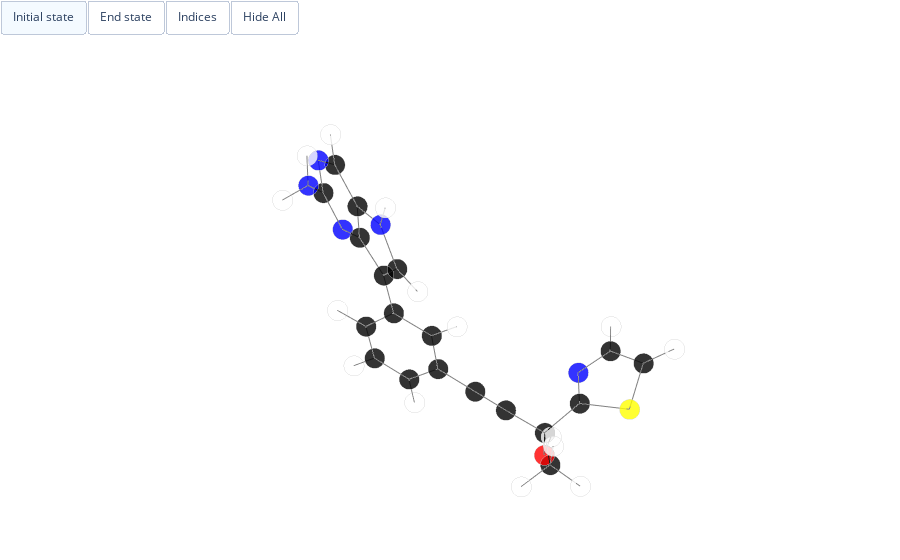

Source (notebook cell):
### Code cell
init_notebook_mode(connected=True)
mg = MolGraph()
mg.read_grofile('/root/repo/prepare/4G3E_2/SYSTEM/Protein/inter0~mol411/morph.gro')
f = to_plotly_figure(mg)
iplot(f)

### Figure 1 — Plotly figure (JSON) as saved in the notebook; plotly's stock layout.template omitted (floating-point values rounded to 4 significant figures; data arrays with more than 128 entries replaced by an {"elided": "..."} marker saying what was removed)
{"data": [{"hoverinfo": "none", "marker": {"color": ["black", "black", "red", "black", "black", "black", "black", "black", "black", "black", "black", "black", "blue", "black", "black", "blue", "black", "blue", "blue", "black", "black", "black", "blue", "black", "black", "yellow", "white", "white", "white", "white", "white", "white", "white", "white", "white", "white", "white", "white", "white", "white", "white"], "line": {"color": "lightgray", "width": 2}, "opacity": 0.8, "size": 7, "symbol": "circle"}, "mode": "markers", "text": ["C", "C", "O", "C", "C", "C", "C", "C", "C", "C", "C", "C", "N", "C", "C", "N", "C", "N", "N", "C", "C", "C", "N", "C", "C", "S", "H", "H", "H", "H", "H", "H", "H", "H", "H", "H", "H", "H", "H", "H", "H"], "type": "scatter3d", "uid": "62b8b2e0-6220-4064-a474-80a0cb69979b", "x": [21.64, 20.59, 20.34, 21.15, 21.61, 22.15, 22.58, 23.1, 23.21, 22.79, 22.92, 23.19, 23.26, 23.04, 23.01, 22.77, 22.59, 22.33, 22.59, 22.84, 22.25, 19.29, 18.33, 17.24, 17.28, 18.85, 21.78, 22.6, 21.31, 19.45, 22.5, 23.44, 23.63, 23.35, 23.45, 23.16, 21.93, 23.15, 21.92, 16.37, 16.49], "y": [25.04, 23.96, 23.84, 22.73, 21.77, 20.59, 19.57, 18.42, 18.29, 19.3, 19.13, 20.17, 19.66, 18.31, 17.35, 16.08, 15.8, 14.48, 16.66, 17.95, 20.46, 24.31, 23.49, 23.96, 25.26, 25.87, 25.18, 24.73, 25.99, 23.42, 19.68, 17.6, 17.36, 21.23, 20.21, 17.56, 14.01, 14.06, 21.28, 23.33, 25.84], "z": [16.41, 16.17, 14.77, 16.72, 17.22, 17.8, 16.94, 17.5, 18.88, 19.76, 21.2, 22.07, 23.35, 23.32, 24.31, 23.95, 22.65, 22.34, 21.64, 22, 19.2, 16.83, 17.03, 17.62, 17.92, 17.38, 17.49, 15.96, 15.96, 14.64, 15.85, 16.84, 19.27, 21.9, 24.18, 25.36, 23.15, 21.93, 19.85, 17.84, 18.41]}, {"hoverinfo": "none", "marker": {"color": "grey", "opacity": 1, "size": 7}, "mode": "lines", "type": "scatter3d", "uid": "3d09358a-acfd-4088-b9d2-3b68b2333c90", "x": {"elided": "264 float values"}, "y": {"elided": "264 float values"}, "z": {"elided": "264 float values"}}, {"hoverinfo": "none", "marker": {"color": "darkorange", "opacity": 0.2, "size": 3}, "mode": "lines", "type": "scatter3d", "uid": "76300862-01e3-4acf-aa52-a32ec63a2c58", "x": [], "y": [], "z": []}], "layout": {"autosize": false, "hovermode": "closest", "margin": {"b": 0, "l": 0, "r": 0, "t": 0}, "scene": {"xaxis": {"showbackground": false, "showgrid": false, "showspikes": false, "showticklabels": false, "title": {"font": {"color": "white"}}, "zeroline": false}, "yaxis": {"showbackground": false, "showgrid": false, "showspikes": false, "showticklabels": false, "title": {"font": {"color": "white"}}, "zeroline": false}, "zaxis": {"showbackground": false, "showgrid": false, "showspikes": false, "showticklabels": false, "title": {"font": {"color": "white"}}, "zeroline": false}}, "showlegend": false, "updatemenus": [{"buttons": [{"args": [{"scene.annotations": [{"showarrow": false, "text": "C", "x": 21.64, "y": 25.04, "yshift": 15, "z": 16.41}, {"showarrow": false, "text": "C", "x": 20.59, "y": 23.96, "yshift": 15, "z": 16.17}, {"showarrow": false, "text": "O", "x": 20.34, "y": 23.84, "yshift": 15, "z": 14.77}, {"showarrow": false, "text": "C", "x": 21.15, "y": 22.73, "yshift": 15, "z": 16.72}, {"showarrow": false, "text": "C", "x": 21.61, "y": 21.77, "yshift": 15, "z": 17.22}, {"showarrow": false, "text": "C", "x": 22.15, "y": 20.59, "yshift": 15, "z": 17.8}, {"showarrow": false, "text": "C", "x": 22.58, "y": 19.57, "yshift": 15, "z": 16.94}, {"showarrow": false, "text": "C", "x": 23.1, "y": 18.42, "yshift": 15, "z": 17.5}, {"showarrow": false, "text": "C", "x": 23.21, "y": 18.29, "yshift": 15, "z": 18.88}, {"showarrow": false, "text": "C", "x": 22.79, "y": 19.3, "yshift": 15, "z": 19.76}, {"showarrow": false, "text": "C", "x": 22.92, "y": 19.13, "yshift": 15, "z": 21.2}, {"showarrow": false, "text": "C", "x": 23.19, "y": 20.17, "yshift": 15, "z": 22.07}, {"showarrow": false, "text": "N", "x": 23.26, "y": 19.66, "yshift": 15, "z": 23.35}, {"showarrow": false, "text": "C", "x": 23.04, "y": 18.31, "yshift": 15, "z": 23.32}, {"showarrow": false, "text": "C", "x": 23.01, "y": 17.35, "yshift": 15, "z": 24.31}, {"showarrow": false, "text": "N", "x": 22.77, "y": 16.08, "yshift": 15, "z": 23.95}, {"showarrow": false, "text": "C", "x": 22.59, "y": 15.8, "yshift": 15, "z": 22.65}, {"showarrow": false, "text": "N", "x": 22.33, "y": 14.48, "yshift": 15, "z": 22.34}, {"showarrow": false, "text": "N", "x": 22.59, "y": 16.66, "yshift": 15, "z": 21.64}, {"showarrow": false, "text": "C", "x": 22.84, "y": 17.95, "yshift": 15, "z": 22}, {"showarrow": false, "text": "C", "x": 22.25, "y": 20.46, "yshift": 15, "z": 19.2}, {"showarrow": false, "text": "C", "x": 19.29, "y": 24.31, "yshift": 15, "z": 16.83}, {"showarrow": false, "text": "N", "x": 18.33, "y": 23.49, "yshift": 15, "z": 17.03}, {"showarrow": false, "text": "C", "x": 17.24, "y": 23.96, "yshift": 15, "z": 17.62}, {"showarrow": false, "text": "C", "x": 17.28, "y": 25.26, "yshift": 15, "z": 17.92}, {"showarrow": false, "text": "S", "x": 18.85, "y": 25.87, "yshift": 15, "z": 17.38}, {"showarrow": false, "text": "H", "x": 21.78, "y": 25.18, "yshift": 15, "z": 17.49}, {"showarrow": false, "text": "H", "x": 22.6, "y": 24.73, "yshift": 15, "z": 15.96}, {"showarrow": false, "text": "H", "x": 21.31, "y": 25.99, "yshift": 15, "z": 15.96}, {"showarrow": false, "text": "H", "x": 19.45, "y": 23.42, "yshift": 15, "z": 14.64}, {"showarrow": false, "text": "H", "x": 22.5, "y": 19.68, "yshift": 15, "z": 15.85}, {"showarrow": false, "text": "H", "x": 23.44, "y": 17.6, "yshift": 15, "z": 16.84}, {"showarrow": false, "text": "H", "x": 23.63, "y": 17.36, "yshift": 15, "z": 19.27}, {"showarrow": false, "text": "H", "x": 23.35, "y": 21.23, "yshift": 15, "z": 21.9}, {"showarrow": false, "text": "H", "x": 23.45, "y": 20.21, "yshift": 15, "z": 24.18}, {"showarrow": false, "text": "H", "x": 23.16, "y": 17.56, "yshift": 15, "z": 25.36}, {"showarrow": false, "text": "H", "x": 21.93, "y": 14.01, "yshift": 15, "z": 23.15}, {"showarrow": false, "text": "H", "x": 23.15, "y": 14.06, "yshift": 15, "z": 21.93}, {"showarrow": false, "text": "H", "x": 21.92, "y": 21.28, "yshift": 15, "z": 19.85}, {"showarrow": false, "text": "H", "x": 16.37, "y": 23.33, "yshift": 15, "z": 17.84}, {"showarrow": false, "text": "H", "x": 16.49, "y": 25.84, "yshift": 15, "z": 18.41}]}], "label": "Initial state", "method": "relayout"}, {"args": [{"scene.annotations": [{"showarrow": false, "text": "C", "x": 21.64, "y": 25.04, "yshift": 15, "z": 16.41}, {"showarrow": false, "text": "C", "x": 20.59, "y": 23.96, "yshift": 15, "z": 16.17}, {"showarrow": false, "text": "O", "x": 20.34, "y": 23.84, "yshift": 15, "z": 14.77}, {"showarrow": false, "text": "C", "x": 21.15, "y": 22.73, "yshift": 15, "z": 16.72}, {"showarrow": false, "text": "C", "x": 21.61, "y": 21.77, "yshift": 15, "z": 17.22}, {"showarrow": false, "text": "C", "x": 22.15, "y": 20.59, "yshift": 15, "z": 17.8}, {"showarrow": false, "text": "C", "x": 22.58, "y": 19.57, "yshift": 15, "z": 16.94}, {"showarrow": false, "text": "C", "x": 23.1, "y": 18.42, "yshift": 15, "z": 17.5}, {"showarrow": false, "text": "C", "x": 23.21, "y": 18.29, "yshift": 15, "z": 18.88}, {"showarrow": false, "text": "C", "x": 22.79, "y": 19.3, "yshift": 15, "z": 19.76}, {"showarrow": false, "text": "C", "x": 22.92, "y": 19.13, "yshift": 15, "z": 21.2}, {"showarrow": false, "text": "C", "x": 23.19, "y": 20.17, "yshift": 15, "z": 22.07}, {"showarrow": false, "text": "N", "x": 23.26, "y": 19.66, "yshift": 15, "z": 23.35}, {"showarrow": false, "text": "C", "x": 23.04, "y": 18.31, "yshift": 15, "z": 23.32}, {"showarrow": false, "text": "C", "x": 23.01, "y": 17.35, "yshift": 15, "z": 24.31}, {"showarrow": false, "text": "N", "x": 22.77, "y": 16.08, "yshift": 15, "z": 23.95}, {"showarrow": false, "text": "C", "x": 22.59, "y": 15.8, "yshift": 15, "z": 22.65}, {"showarrow": false, "text": "N", "x": 22.33, "y": 14.48, "yshift": 15, "z": 22.34}, {"showarrow": false, "text": "N", "x": 22.59, "y": 16.66, "yshift": 15, "z": 21.64}, {"showarrow": false, "text": "C", "x": 22.84, "y": 17.95, "yshift": 15, "z": 22}, {"showarrow": false, "text": "C", "x": 22.25, "y": 20.46, "yshift": 15, "z": 19.2}, {"showarrow": false, "text": "C", "x": 19.29, "y": 24.31, "yshift": 15, "z": 16.83}, {"showarrow": false, "text": "N", "x": 18.33, "y": 23.49, "yshift": 15, "z": 17.03}, {"showarrow": false, "text": "C", "x": 17.24, "y": 23.96, "yshift": 15, "z": 17.62}, {"showarrow": false, "text": "C", "x": 17.28, "y": 25.26, "yshift": 15, "z": 17.92}, {"showarrow": false, "text": "S", "x": 18.85, "y": 25.87, "yshift": 15, "z": 17.38}, {"showarrow": false, "text": "H", "x": 21.78, "y": 25.18, "yshift": 15, "z": 17.49}, {"showarrow": false, "text": "H", "x": 22.6, "y": 24.73, "yshift": 15, "z": 15.96}, {"showarrow": false, "text": "H", "x": 21.31, "y": 25.99, "yshift": 15, "z": 15.96}, {"showarrow": false, "text": "H", "x": 19.45, "y": 23.42, "yshift": 15, "z": 14.64}, {"showarrow": false, "text": "H", "x": 22.5, "y": 19.68, "yshift": 15, "z": 15.85}, {"showarrow": false, "text": "F", "x": 23.44, "y": 17.6, "yshift": 15, "z": 16.84}, {"showarrow": false, "text": "H", "x": 23.63, "y": 17.36, "yshift": 15, "z": 19.27}, {"showarrow": false, "text": "H", "x": 23.35, "y": 21.23, "yshift": 15, "z": 21.9}, {"showarrow": false, "text": "H", "x": 23.45, "y": 20.21, "yshift": 15, "z": 24.18}, {"showarrow": false, "text": "H", "x": 23.16, "y": 17.56, "yshift": 15, "z": 25.36}, {"showarrow": false, "text": "H", "x": 21.93, "y": 14.01, "yshift": 15, "z": 23.15}, {"showarrow": false, "text": "H", "x": 23.15, "y": 14.06, "yshift": 15, "z": 21.93}, {"showarrow": false, "text": "H", "x": 21.92, "y": 21.28, "yshift": 15, "z": 19.85}, {"showarrow": false, "text": "H", "x": 16.37, "y": 23.33, "yshift": 15, "z": 17.84}, {"showarrow": false, "text": "H", "x": 16.49, "y": 25.84, "yshift": 15, "z": 18.41}]}], "label": "End state", "method": "relayout"}, {"args": [{"scene.annotations": [{"showarrow": false, "text": "1", "x": 21.64, "y": 25.04, "yshift": 15, "z": 16.41}, {"showarrow": false, "text": "2", "x": 20.59, "y": 23.96, "yshift": 15, "z": 16.17}, {"showarrow": false, "text": "3", "x": 20.34, "y": 23.84, "yshift": 15, "z": 14.77}, {"showarrow": false, "text": "4", "x": 21.15, "y": 22.73, "yshift": 15, "z": 16.72}, {"showarrow": false, "text": "5", "x": 21.61, "y": 21.77, "yshift": 15, "z": 17.22}, {"showarrow": false, "text": "6", "x": 22.15, "y": 20.59, "yshift": 15, "z": 17.8}, {"showarrow": false, "text": "7", "x": 22.58, "y": 19.57, "yshift": 15, "z": 16.94}, {"showarrow": false, "text": "8", "x": 23.1, "y": 18.42, "yshift": 15, "z": 17.5}, {"showarrow": false, "text": "9", "x": 23.21, "y": 18.29, "yshift": 15, "z": 18.88}, {"showarrow": false, "text": "10", "x": 22.79, "y": 19.3, "yshift": 15, "z": 19.76}, {"showarrow": false, "text": "11", "x": 22.92, "y": 19.13, "yshift": 15, "z": 21.2}, {"showarrow": false, "text": "12", "x": 23.19, "y": 20.17, "yshift": 15, "z": 22.07}, {"showarrow": false, "text": "13", "x": 23.26, "y": 19.66, "yshift": 15, "z": 23.35}, {"showarrow": false, "text": "14", "x": 23.04, "y": 18.31, "yshift": 15, "z": 23.32}, {"showarrow": false, "text": "15", "x": 23.01, "y": 17.35, "yshift": 15, "z": 24.31}, {"showarrow": false, "text": "16", "x": 22.77, "y": 16.08, "yshift": 15, "z": 23.95}, {"showarrow": false, "text": "17", "x": 22.59, "y": 15.8, "yshift": 15, "z": 22.65}, {"showarrow": false, "text": "18", "x": 22.33, "y": 14.48, "yshift": 15, "z": 22.34}, {"showarrow": false, "text": "19", "x": 22.59, "y": 16.66, "yshift": 15, "z": 21.64}, {"showarrow": false, "text": "20", "x": 22.84, "y": 17.95, "yshift": 15, "z": 22}, {"showarrow": false, "text": "21", "x": 22.25, "y": 20.46, "yshift": 15, "z": 19.2}, {"showarrow": false, "text": "22", "x": 19.29, "y": 24.31, "yshift": 15, "z": 16.83}, {"showarrow": false, "text": "23", "x": 18.33, "y": 23.49, "yshift": 15, "z": 17.03}, {"showarrow": false, "text": "24", "x": 17.24, "y": 23.96, "yshift": 15, "z": 17.62}, {"showarrow": false, "text": "25", "x": 17.28, "y": 25.26, "yshift": 15, "z": 17.92}, {"showarrow": false, "text": "26", "x": 18.85, "y": 25.87, "yshift": 15, "z": 17.38}, {"showarrow": false, "text": "27", "x": 21.78, "y": 25.18, "yshift": 15, "z": 17.49}, {"showarrow": false, "text": "28", "x": 22.6, "y": 24.73, "yshift": 15, "z": 15.96}, {"showarrow": false, "text": "29", "x": 21.31, "y": 25.99, "yshift": 15, "z": 15.96}, {"showarrow": false, "text": "30", "x": 19.45, "y": 23.42, "yshift": 15, "z": 14.64}, {"showarrow": false, "text": "31", "x": 22.5, "y": 19.68, "yshift": 15, "z": 15.85}, {"showarrow": false, "text": "32", "x": 23.44, "y": 17.6, "yshift": 15, "z": 16.84}, {"showarrow": false, "text": "33", "x": 23.63, "y": 17.36, "yshift": 15, "z": 19.27}, {"showarrow": false, "text": "34", "x": 23.35, "y": 21.23, "yshift": 15, "z": 21.9}, {"showarrow": false, "text": "35", "x": 23.45, "y": 20.21, "yshift": 15, "z": 24.18}, {"showarrow": false, "text": "36", "x": 23.16, "y": 17.56, "yshift": 15, "z": 25.36}, {"showarrow": false, "text": "37", "x": 21.93, "y": 14.01, "yshift": 15, "z": 23.15}, {"showarrow": false, "text": "38", "x": 23.15, "y": 14.06, "yshift": 15, "z": 21.93}, {"showarrow": false, "text": "39", "x": 21.92, "y": 21.28, "yshift": 15, "z": 19.85}, {"showarrow": false, "text": "40", "x": 16.37, "y": 23.33, "yshift": 15, "z": 17.84}, {"showarrow": false, "text": "41", "x": 16.49, "y": 25.84, "yshift": 15, "z": 18.41}]}], "label": "Indices", "method": "relayout"}, {"args": [{"scene.annotations": []}], "label": "Hide All", "method": "relayout"}], "direction": "right", "type": "buttons", "xanchor": "left", "yanchor": "top"}]}}
